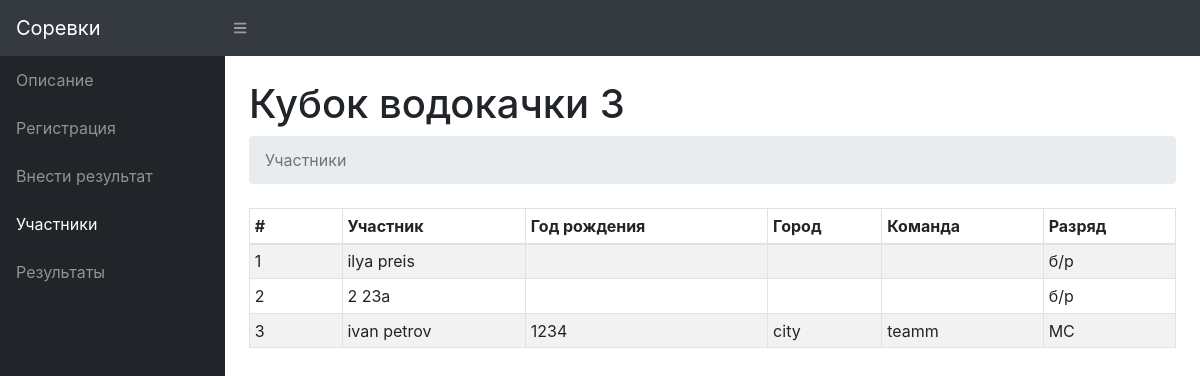
The app's page /e/1/participants/, older data.
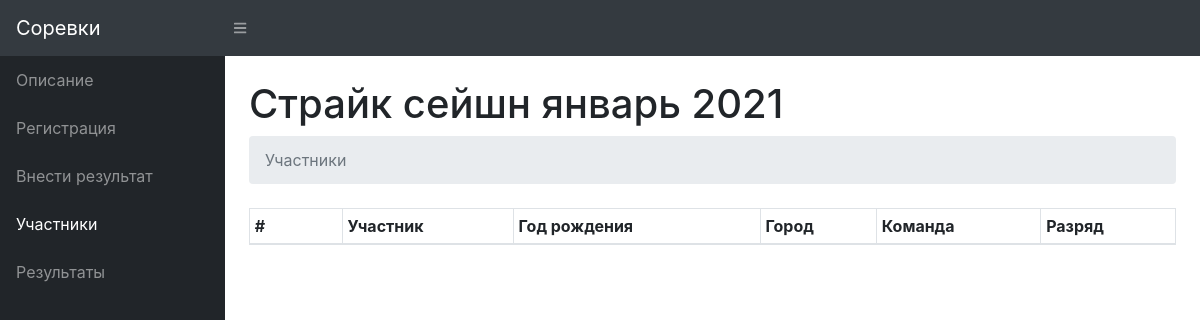
The same page, newer data.
### events/models.py (models this page shows, shortened)
class Event(models.Model):
    title = models.CharField(max_length=128)
    date = models.DateField(null=True)
    poster = models.ImageField(upload_to=settings.MEDIA_POSTERS_DIR, blank=True, null=True)
    description = models.TextField(null=True)
    routes_num = models.IntegerField(null=True)
    is_published = models.BooleanField(default=False)
    is_registration_open = models.BooleanField(default=False)
    is_results_allowed = models.BooleanField(default=False)
    is_enter_result_allowed = models.BooleanField(default=False)
    is_count_only_entered_results = models.BooleanField(default=False)
    SCORE_SIMPLE_SUM = 'SUM'
    SCORE_PROPORTIONAL = 'PROP'
    SCORE_TYPE = [
        (SCORE_SIMPLE_SUM, 'Сумма баллов'),
        (SCORE_PROPORTIONAL, 'От кол-ва пролазов'),
    ]
    score_type = models.CharField(max_length=4, choices=SCORE_TYPE, default=SCORE_SIMPLE_SUM)
    flash_points = models.IntegerField(default=100)
    redpoint_points = models.IntegerField(default=80)

class Participant(models.Model):
    first_name = models.CharField(max_length=32)
    last_name = models.CharField(max_length=32)
    birth_year = models.IntegerField(null=True)
    city = models.CharField(null=True, max_length=32)
    team = models.CharField(null=True, max_length=32)
    GRADE_BR = 'BR'
    GRADE_3YOUTH = '3Y'
    GRADE_2YOUTH = '2Y'
    GRADE_1YOUTH = '1Y'
    GRADE_3 = '3C'
    GRADE_2 = '2C'
    GRADE_1 = '1C'
    GRADE_KMS = 'KMS'
    GRADE_MS = 'MS'
    GRADE_MSMK = 'MSMK'
    GRADES = [
        (GRADE_BR, 'б/р'),
        (GRADE_3YOUTH, '3 ю.р.'),
        (GRADE_2YOUTH, '2 ю.р.'),
        (GRADE_1YOUTH, '1 ю.р.'),
        (GRADE_3, '3 сп.р.'),
        (GRADE_2, '2 сп.р.'),
        (GRADE_1, '1 сп.р.'),
        (GRADE_KMS, 'КМС'),
        (GRADE_MS, 'МС'),
        (GRADE_MSMK, 'МСМК'),
    ]
    grade = models.CharField(max_length=4, choices=GRADES, default=GRADE_BR)
    event = models.ForeignKey(Event, on_delete=models.CASCADE, related_name='participant')
    pin = models.PositiveSmallIntegerField(null=True)
    score = models.FloatField(default=0)
    is_entered_result = models.BooleanField(default=False)

### events/views.py (the view)
# urls.py: path('e/<int:event_id>/participants/', views.EventParticipantsView.as_view(), name='event_participants'),
class EventParticipantsView(views.View):
    @staticmethod
    def get(request, event_id):
        event = Event.objects.get(id=event_id)
        participants = Participant.objects.filter(event__id=event_id)
        return render(
            request=request,
            template_name='events/event-participants.html',
            context={
                'event': event,
                'participants': participants,
            }
        )

### events/templates/events/event-participants.html
{% extends 'events/event-base.html' %}
{% block title %}
Участники
{% endblock %}
{% block content %}
{% if event.is_published %}
  <table class="table table-bordered table-hover table-striped table-sm" id="dataTable" width="100%" cellspacing="0">
  <thead>
  <tr>
    <th style="width:10%">#</th>
    <th>Участник</th>
    <th>Год рождения</th>
    <th>Город</th>
    <th>Команда</th>
    <th>Разряд</th>
  </tr>
  </thead>
  <tbody>
  {% for participant in participants %}
  <tr>
    <td>{{ forloop.counter }}</td>
    <td>{{ participant.first_name }} {{ participant.last_name }}</td>
    <td>{% if participant.birth_year is not None %}{{ participant.birth_year }}{% endif %}</td>
    <td>{% if participant.city is not None %}{{ participant.city }}{% endif %}</td>
    <td>{% if participant.team is not None %}{{ participant.team }}{% endif %}</td>
    <td>{{ participant.get_grade_display }}</td>
  </tr>
  {% endfor %}
  </tbody>
</table>
{% else %}
  {% include 'events/snippet-card-banner.html' with message='Событие не опубликовано' %}
{% endif %}
{% endblock %}

### events/templates/events/event-base.html
{% extends 'events/base.html' %}
{% block container %}
<h1 class="mt-4">{{ event.title }}</h1>
<ol class="breadcrumb mb-4">
  <li class="breadcrumb-item active">
    {% block title %} {% endblock %}
  </li>
</ol>
<section class="tab-pane fade show active">
  {% block content %} {% endblock %}
</section>
{% endblock %}

Row changes from the older to the newer data that the page shows:
removed Participant: first_name "ilya", last_name "preis", grade "б/р"
removed Participant: first_name "2", last_name "23a", grade "б/р"
removed Participant: first_name "ivan", last_name "petrov", birth_year "1234", city "city", team "teamm", grade "МС"
changed Event: title "Кубок водокачки 3" → "Страйк сейшн январь 2021"
